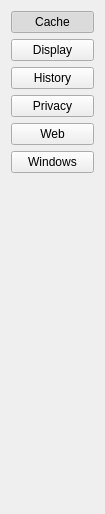
        <widget class="QWidget" name="scrollAreaWidgetContents">
         <property name="geometry">
          <rect>
           <x>0</x>
           <y>0</y>
           <width>105</width>
           <height>514</height>
          </rect>
         </property>
         <layout class="QVBoxLayout" name="verticalLayout">
          <item>
           <widget class="QPushButton" name="cache">
            <property name="sizePolicy">
             <sizepolicy hsizetype="Preferred" vsizetype="Preferred">
              <horstretch>0</horstretch>
              <verstretch>0</verstretch>
             </sizepolicy>
            </property>
            <property name="text">
             <string>Cache</string>
            </property>
            <property name="iconSize">
             <size>
              <width>32</width>
              <height>32</height>
             </size>
            </property>
            <property name="checkable">
             <bool>true</bool>
            </property>
            <property name="checked">
             <bool>true</bool>
            </property>
           </widget>
          </item>
          <item>
           <widget class="QPushButton" name="display">
            <property name="sizePolicy">
             <sizepolicy hsizetype="Preferred" vsizetype="Preferred">
              <horstretch>0</horstretch>
              <verstretch>0</verstretch>
             </sizepolicy>
            </property>
            <property name="text">
             <string>Display</string>
            </property>
            <property name="iconSize">
             <size>
              <width>32</width>
              <height>32</height>
             </size>
            </property>
            <property name="checkable">
             <bool>true</bool>
            </property>
           </widget>
          </item>
          <item>
           <widget class="QPushButton" name="history">
            <property name="sizePolicy">
             <sizepolicy hsizetype="Preferred" vsizetype="Preferred">
              <horstretch>0</horstretch>
              <verstretch>0</verstretch>
             </sizepolicy>
            </property>
            <property name="text">
             <string>History</string>
            </property>
            <property name="iconSize">
             <size>
              <width>32</width>
              <height>32</height>
             </size>
            </property>
            <property name="checkable">
             <bool>true</bool>
            </property>
           </widget>
          </item>
          <item>
           <widget class="QPushButton" name="privacy">
            <property name="sizePolicy">
             <sizepolicy hsizetype="Preferred" vsizetype="Preferred">
              <horstretch>0</horstretch>
              <verstretch>0</verstretch>
             </sizepolicy>
            </property>
            <property name="text">
             <string>Privacy</string>
            </property>
            <property name="iconSize">
             <size>
              <width>32</width>
              <height>32</height>
             </size>
            </property>
            <property name="checkable">
             <bool>true</bool>
            </property>
           </widget>
          </item>
          <item>
           <widget class="QPushButton" name="web">
            <property name="sizePolicy">
             <sizepolicy hsizetype="Preferred" vsizetype="Preferred">
              <horstretch>0</horstretch>
              <verstretch>0</verstretch>
             </sizepolicy>
            </property>
            <property name="text">
             <string>Web</string>
            </property>
            <property name="iconSize">
             <size>
              <width>32</width>
              <height>32</height>
             </size>
            </property>
            <property name="checkable">
             <bool>true</bool>
            </property>
           </widget>
          </item>
          <item>
           <widget class="QPushButton" name="windows">
            <property name="sizePolicy">
             <sizepolicy hsizetype="Preferred" vsizetype="Preferred">
              <horstretch>0</horstretch>
              <verstretch>0</verstretch>
             </sizepolicy>
            </property>
            <property name="text">
             <string>Windows</string>
            </property>
            <property name="iconSize">
             <size>
              <width>32</width>
              <height>32</height>
             </size>
            </property>
            <property name="checkable">
             <bool>true</bool>
            </property>
           </widget>
          </item>
          <item>
           <spacer name="verticalSpacer">
            <property name="orientation">
             <enum>Qt::Vertical</enum>
            </property>
            <property name="sizeHint" stdset="0">
             <size>
              <width>20</width>
              <height>40</height>
             </size>
            </property>
           </spacer>
          </item>
         </layout>
        </widget>
